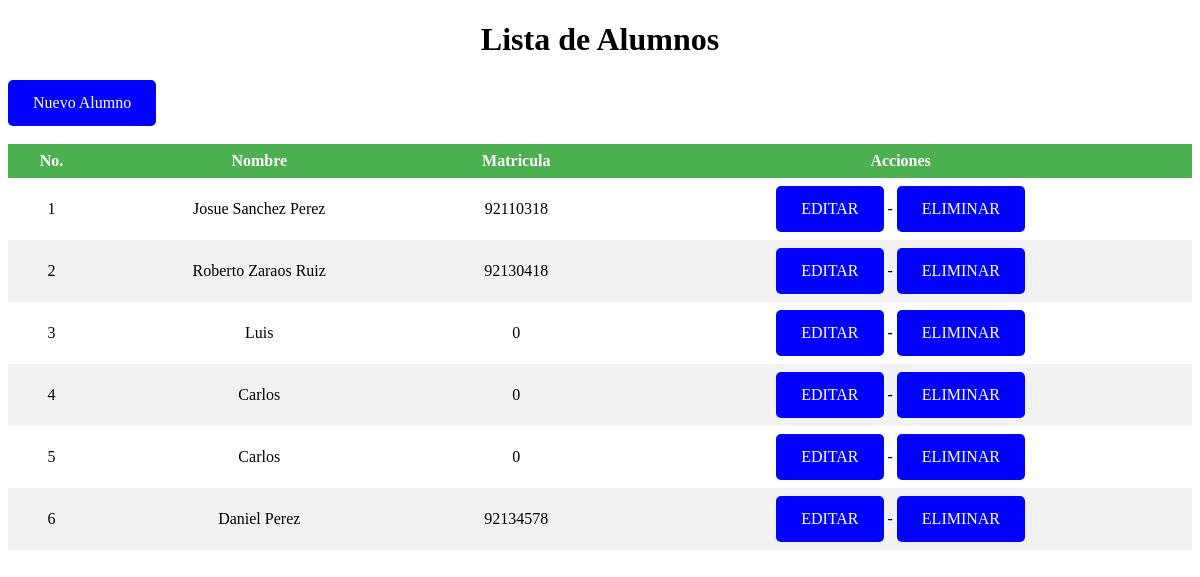
The page / on the database its author committed.
### tables this page shows
CREATE TABLE `alumnos` (
  `id` int(11) NOT NULL AUTO_INCREMENT,
  `nombre` varchar(100) NOT NULL,
  `matricula` int(11) NOT NULL,
  PRIMARY KEY (`id`)
);

### index.php (the view, shortened to what this page needs)
<!DOCTYPE html>
<html lang="es">
<head>
    <link rel="stylesheet" type="text/css" href="css/estilos.css">
</head>
<body>
    <?php
    include("conexion.php");
    $sql = "select * from alumnos";
    $resultado = mysqli_query($conexion, $sql);
    ?>
    <h1>Lista de Alumnos</h1>
    <a href="agregar.php">Nuevo Alumno</a><br><br>
    <table>
        <thead>
            <tr>
                <th>No.</th>
                <th>Nombre</th>
                <th>Matricula</th>
                <th>Acciones</th>
            </tr>
        </thead>
        <tbody>
            <?php
            while ($filas = mysqli_fetch_assoc($resultado)) {
            ?>
                <tr>
                    <td><?php echo $filas['id'] ?></td>
                    <td><?php echo $filas['nombre'] ?></td>
                    <td><?php echo $filas['matricula'] ?></td>
                    <td>
                        <?php echo "<a href='editar.php?id=" . $filas['id'] . "'>EDITAR</a> "; ?>
                        -
                        <?php echo "<a href='eliminar.php?id=" . $filas['id'] . "'
                        onclick='return confirmar()'>ELIMINAR</a> "; ?>
                    </td>
                </tr>
            <?php
            }
            ?>
        </tbody>
    </table>
</body>
</html>

### css/estilos.css (style rules this page uses)
table { border-collapse: collapse; width: 100%; }
th,td { text-align: center; padding: 8px; }
tr:nth-child(even) { background-color: #f2f2f2; }
th { background-color: #4CAF50; color: white; }
a:link, a:visited { background-color: blue; color: white; padding: 14px 25px; text-align: center; text-decoration: none; display: inline-block; border-radius: 5px; -webkit-border-radius: 5px; -moz-border-radius: 5px; -ms-border-radius: 5px; -o-border-radius: 5px; }
h1,h2,h3,h4 { text-align: center; }

### rows shown on the page
alumnos: id "1", nombre "Josue Sanchez Perez", matricula "92110318"
alumnos: id "2", nombre "Roberto Zaraos Ruiz", matricula "92130418"
alumnos: id "3", nombre "Luis", matricula "0"
alumnos: id "4", nombre "Carlos", matricula "0"
alumnos: id "5", nombre "Carlos", matricula "0"
alumnos: id "6", nombre "Daniel Perez", matricula "92134578"
